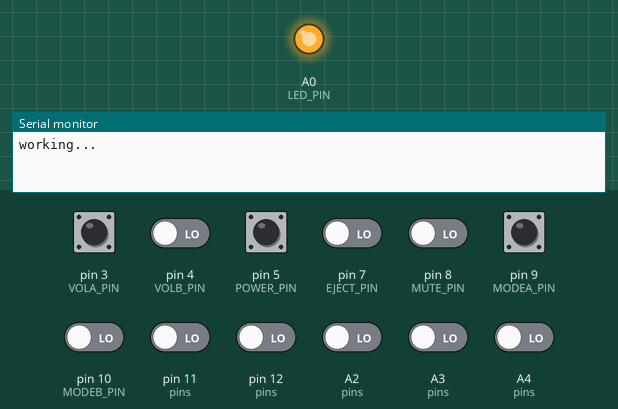
This sketch was run on a simulated Arduino Uno, built with avr-gcc and run on an emulated ATmega328P. Shown: output pins drawn as LEDs (lit = HIGH), the last lines printed to the serial monitor. Inputs (shaded band) come from the test bench; at power-on: A2 (pins), A3 (pins), A4 (pins), pin 3 (VOLA_PIN), pin 4 (VOLB_PIN), pin 5 (POWER_PIN), pin 7 (EJECT_PIN), pin 8 (MUTE_PIN), pin 9 (MODEA_PIN), pin 10 (MODEB_PIN), pin 11 (pins), pin 12 (pins) LOW. Pins used as bus, display or sensor lines are not drawn.

Above: at 1.2 s.
1.3 s: pin 9 (MODEA_PIN) pulled HIGH for 0.15 s
3.0 s: pin 5 (POWER_PIN) pulsed HIGH 2 times (0.12 s each, 0.3 s apart)
At 4.0 s:
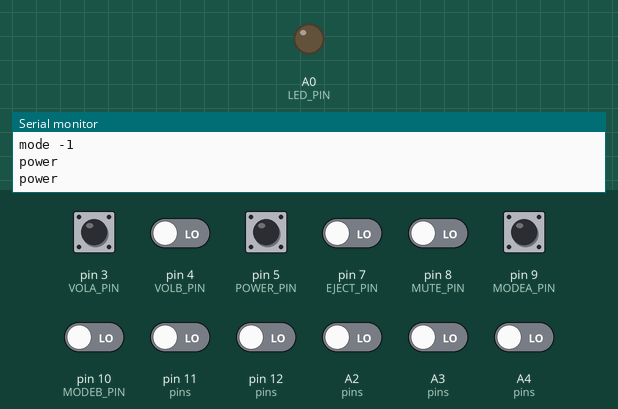
5.1 s: pin 3 (VOLA_PIN) pulsed HIGH 2 times (0.12 s each, 0.3 s apart)
Timing chart, 0 to 8.1 s (numbered marks = the images above; inputs shaded):
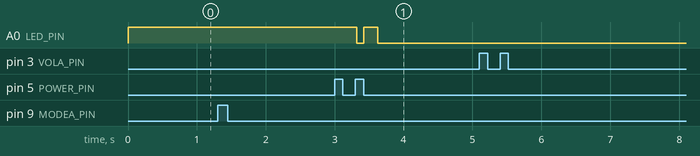

Measured:
- after the input at 3.0 s, A0 (LED_PIN): HIGH → LOW after 0.32 s, → HIGH 0.10 s later, → LOW 0.20 s later

The sketch:

panel.ino
```cpp
#define EJECT_PIN 7
#define POWER_PIN 5
#define MUTE_PIN 8
#define VOLA_PIN 3
#define VOLB_PIN 4
#define MODEA_PIN 9
#define MODEB_PIN 10
#define PWR_PIN  7
#define KEY_S0 2
#define KEY_S1 6
#define KEY_S2 A1
#define KEY_S3 13
#define KEY_D0 A4
#define KEY_D1 11
#define KEY_D2 A3
#define KEY_D3 12
#define KEY_D4 A2
#define LED_PIN A0

using namespace std;

#include <vector>

const int BOUNCE_TIME = 50;
bool blink_state = false;

struct ButtonState {
	bool clicked;
	unsigned int last_click;
	char old_level;
};

struct EncoderState {
	int position;
	char prev_a;
};

void blink() {
	blink_state = true;
}

void check_button_state(ButtonState *state, int pin) {
	char level = digitalRead(pin);

	if (level == LOW && state->old_level != level) {
		if (millis() - state->last_click > BOUNCE_TIME) {
			state->clicked = true;
			blink();
		}

		state->last_click = millis();
	}
	state->old_level = level;
}

void check_encoder_state(EncoderState *state, int pin_a, int pin_b) {
	char a = digitalRead(pin_a);
	char b = digitalRead(pin_b);

	if ((a == LOW) && (state->prev_a == HIGH)) {
		if (b == HIGH) {
			state->position += 1;
		} else {
			state->position -= 1;
		}
	}
	state->prev_a = a;
}

void check_blink(int pin, unsigned int current_time) {
	static unsigned int blink_time = 0;
	if (blink_time != 0 && current_time - blink_time > 200) {
		blink_time = 0;
		blink_state = false;
		digitalWrite(pin, 0);
	} else if (blink_state) {
		blink_state = false;
		digitalWrite(pin, 1);
		blink_time = current_time;
	}
}

struct Connection {
	int in;
	int out;
	const char *description;
};

Connection connections[] = {
	{KEY_S0, KEY_D0, "reroute"},
	{KEY_S0, KEY_D1, "guidance"},
	{KEY_S0, KEY_D2, "seek_down"},
	{KEY_S0, KEY_D3, "seek_up"},
	{KEY_S0, KEY_D4, "amfm"},
	{KEY_S1, KEY_D0, "d0"},
	{KEY_S1, KEY_D1, "d1"},
	{KEY_S1, KEY_D2, "ch3"},
	{KEY_S1, KEY_D3, "ch2"},
	{KEY_S1, KEY_D4, "ch1"},
	{KEY_S2, KEY_D0, "ad0"},
	{KEY_S2, KEY_D1, "ad1"},
	{KEY_S2, KEY_D2, "ch6"},
	{KEY_S2, KEY_D3, "ch5"},
	{KEY_S2, KEY_D4, "ch4"},
	{KEY_S3, KEY_D0, "menu"},
	{KEY_S3, KEY_D1, "back"},
	{KEY_S3, KEY_D2, "enter"},
	{KEY_S3, KEY_D3, "disc"},
	{KEY_S3, KEY_D4, "trip"}
};

int check_connection(int pin) {
	int result_pin = 0;
	int pins[] = {KEY_D0, KEY_D1, KEY_D2, KEY_D3, KEY_D4};
	digitalWrite(pin, 1);
	for (int pin : pins) {
		char val = digitalRead(pin);
		if (val) {
			result_pin = pin;
			break;
		}
	}
	digitalWrite(pin, 0);
	return result_pin;
}

void setup() {
	Serial.begin(9600);
	pinMode(LED_PIN, OUTPUT);
	pinMode(KEY_S0, OUTPUT);
	pinMode(KEY_S1, OUTPUT);
	pinMode(KEY_S2, OUTPUT);
	pinMode(KEY_S3, OUTPUT);
	blink();
	Serial.println("working...");
}

void check_connections(std::vector<Connection*> &vec) {
	static Connection *last = nullptr;
	static unsigned int last_time;
	Connection *current = nullptr;

	int pins[] = {KEY_S0, KEY_S1, KEY_S2, KEY_S3};
	for (int in : pins) {
		int out = check_connection(in);
		if (out > 0) {
			for (Connection &conn : connections) {
				if (conn.in == in && conn.out == out) {
					current = &conn;
					break;
				}
			}
			break;
		}
	}

	if (current && last != current) {
		unsigned int current_time = millis();
		if (last_time > 0 && (current_time - last_time > 50)) {
			vec.push_back(current);
			blink();
		}
		last_time = current_time;
	}

	last = current;
}

std::vector<Connection *> conns;

void loop() {
	static ButtonState eject_state, mute_state, power_state;
	static EncoderState volume_state, mode_state;
	static unsigned int last_check_time, last_process_time;
	unsigned int current_time = millis();

	if (current_time - last_check_time > 10) {
		check_button_state(&eject_state, EJECT_PIN);
		check_button_state(&mute_state, MUTE_PIN);
		check_button_state(&power_state, POWER_PIN);
		check_encoder_state(&volume_state, VOLA_PIN, VOLB_PIN);
		check_encoder_state(&mode_state, MODEA_PIN, MODEB_PIN);
		check_connections(conns);

		last_check_time = current_time;
	}

	if (current_time - last_process_time > 100) {
		if (eject_state.clicked) {
			Serial.println("eject");
			eject_state.clicked = false;
		}

		if (mute_state.clicked) {
			Serial.println("mute");
			mute_state.clicked = false;
		}

		if (power_state.clicked) {
			Serial.println("power");
			power_state.clicked = false;
		}

		if (volume_state.position != 0) {
			Serial.print("vol ");
			Serial.println(volume_state.position);
			volume_state.position = 0;
		}

		if (mode_state.position != 0) {
			Serial.print("mode ");
			Serial.println(mode_state.position);
			mode_state.position = 0;
		}

		if (conns.size() > 0) {
			for (auto conn: conns) {
				Serial.println(conn->description);
			}
			conns.clear();
		}

		last_process_time = current_time;
	}

	check_blink(A0, current_time);
}
```
